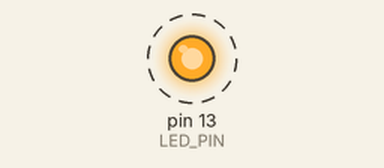
Simulated run of this program. Board: Teensy 4. Shown: output pins drawn as LEDs (lit = HIGH). Dashed ring = blinking. What the program prints to the serial monitor is not drawn.

Above: at 1.2 s.
Timing chart, 0 to 4.0 s (numbered marks = the images above):
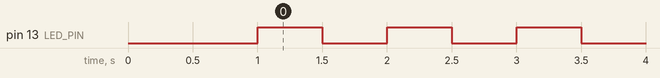

Measured:
- by itself, pin 13 (LED_PIN): alternates HIGH for 0.50 s and LOW for 0.50 s

The program:

main.cpp
```cpp
#include <Arduino.h>

const int LED_PIN = LED_BUILTIN;
unsigned long sayac = 0;

void setup() {
  pinMode(LED_PIN, OUTPUT);
  Serial.begin(115200);
  delay(1000);
  Serial.println("Hisar Roket IREC 2027 - UKB Baslatildi!");
}

void loop() {
  digitalWrite(LED_PIN, HIGH);
  Serial.print("Durum: LED ACIK | Dongu: ");
  Serial.println(sayac);
  delay(500);

  digitalWrite(LED_PIN, LOW);
  Serial.println("Durum: LED KAPALI");
  delay(500);

  sayac++;
}
```
